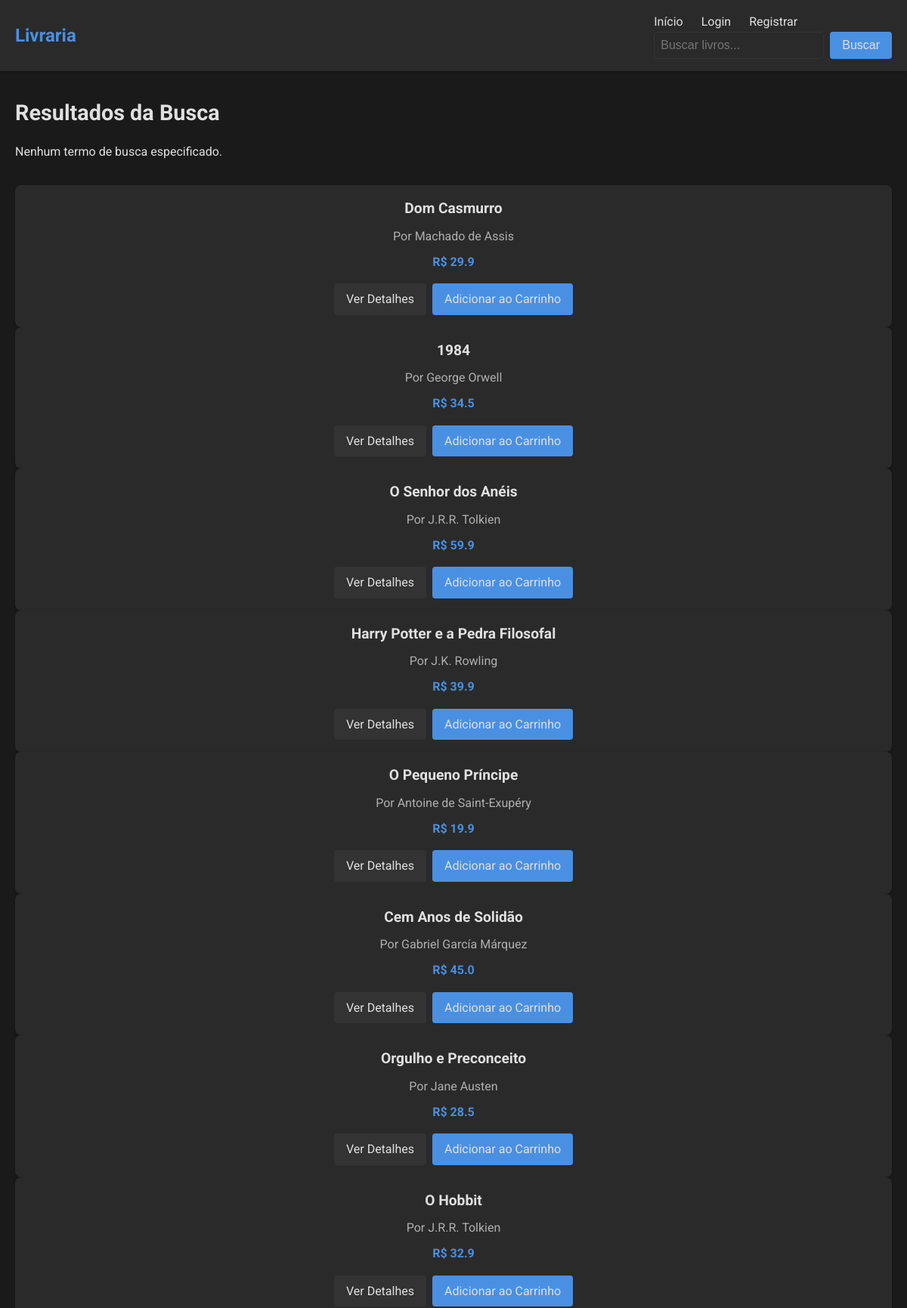
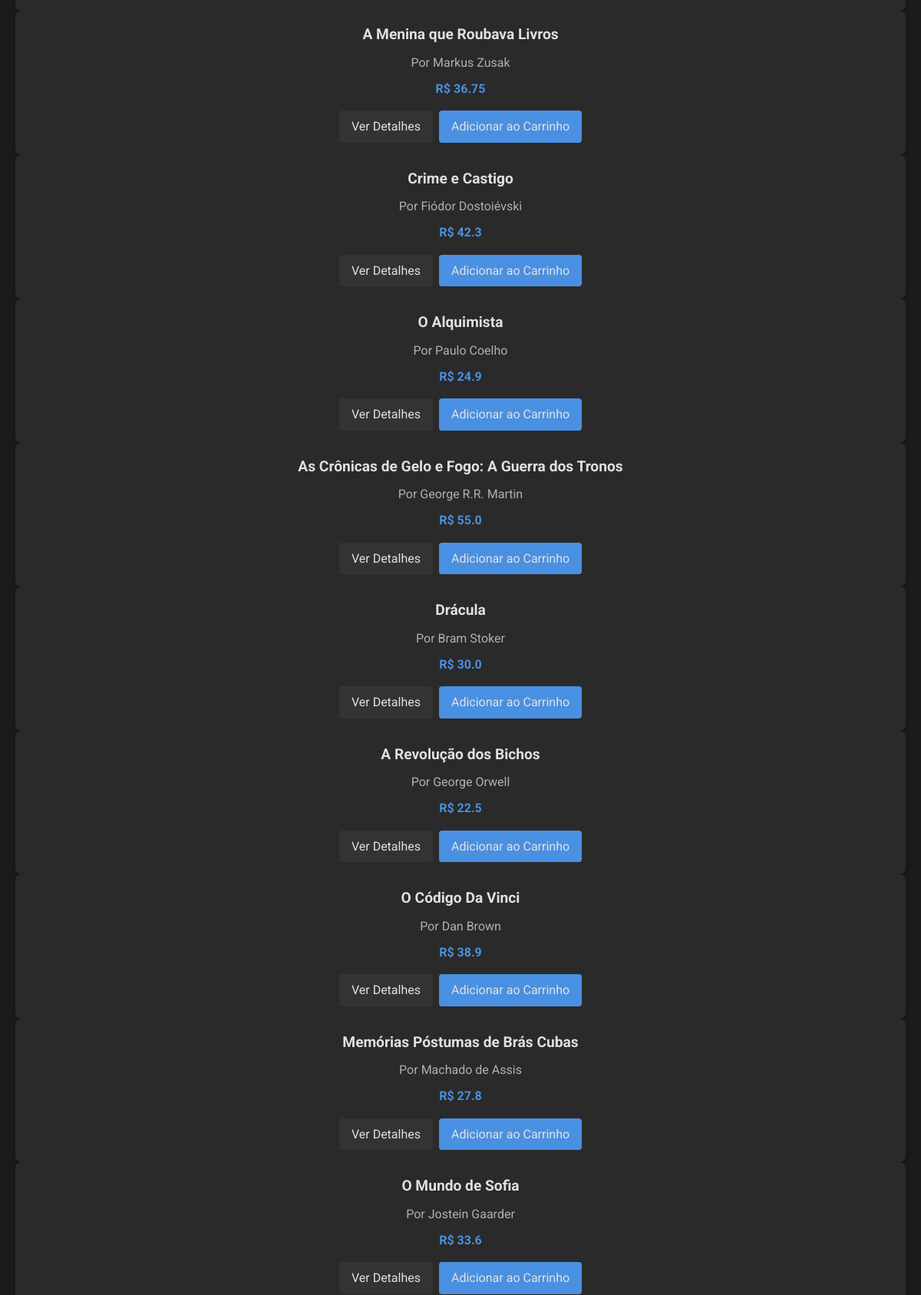
/resultados (upper part), run on the app's committed database (2 pictures, top to bottom).
### models.py (models this page shows)
class Livro(db.Model):
    __tablename__ = 'livros'
    id = db.Column(db.Integer, primary_key=True)
    titulo = db.Column(db.String(200), nullable=False)
    autor = db.Column(db.String(100), nullable=False)
    preco = db.Column(db.Float, nullable=False)
    descricao = db.Column(db.Text, nullable=True)
    sinopse = db.Column(db.Text, nullable=True)
    autor_info = db.Column(db.Text, nullable=True)

### run.py (the view, shortened to what this page needs)
@app.route('/resultados')
def resultados():
    termo = request.args.get('termo', '').lower()
    livros = Livro.query.all()  # Padrão: todos os livros
    return render_template('resultados.html', livros=livros, termo=termo)

### templates/resultados.html (shortened to what this page needs)
<!DOCTYPE html>
<html lang="pt-BR">
<head>
    <link rel="stylesheet" href="{{ url_for('static', filename='styles.css') }}">
</head>
<body>
    <header class="header">
        <div class="container">
            <h1 class="logo">Livraria</h1>
            <nav class="nav">
                <ul>
                    <li><a href="{{ url_for('index') }}">Início</a></li>
                    {% if current_user.is_authenticated %}
                        <li><a href="{{ url_for('dashboard') }}">Painel</a></li>
                        <li><a href="{{ url_for('carrinho.carrinho') }}">Carrinho</a></li>
                        <li><a href="{{ url_for('logout') }}">Logout</a></li>
                    {% else %}
                        <li><a href="{{ url_for('login') }}">Login</a></li>
                        <li><a href="{{ url_for('register') }}">Registrar</a></li>
                    {% endif %}
                </ul>
                <form class="search-form" action="{{ url_for('busca') }}" method="POST">
                    <input type="text" name="termo" placeholder="Buscar livros..." aria-label="Buscar livros" value="{{ termo }}">
                    <button type="submit" class="btn btn-primary">Buscar</button>
                </form>
            </nav>
        </div>
    </header>
    <main class="container">
        <section class="search-results">
            <h2>Resultados da Busca</h2>
            {% if termo %}
                <p>Resultados para: "{{ termo }}"</p>
            {% else %}
                <p>Nenhum termo de busca especificado.</p>
            {% endif %}
            {% if livros %}
                <div class="book-grid">
                    {% for livro in livros %}
                        <article class="book-card">
                            <h3>{{ livro.titulo }}</h3>
                            <p>Por {{ livro.autor }}</p>
                            <p class="price">R$ {{ livro.preco }}</p>
                            <div class="book-actions">
                                <a href="{{ url_for('detalhes_livro', id=livro.id) }}" class="btn btn-secondary">Ver Detalhes</a>
                                <a href="{{ url_for('carrinho.adicionar_carrinho', id=livro.id) }}" class="btn btn-primary">Adicionar ao Carrinho</a>
                            </div>
                        </article>
                    {% endfor %}
                </div>
            {% else %}
                <p>Nenhum livro encontrado.</p>
            {% endif %}
        </section>
    </main>
</body>
</html>

### static/styles.css (style rules this page uses)
* { margin: 0; padding: 0; box-sizing: border-box; }
body { font-family: 'Roboto', sans-serif; background-color: #1a1a1a; color: #e0e0e0; line-height: 1.6; }
.container { max-width: 1200px; margin: 0 auto; padding: 0 20px; }
.header { background-color: #2a2a2a; padding: 1rem 0; position: sticky; top: 0; z-index: 1000; box-shadow: 0 2px 4px rgba(0, 0, 0, 0.2); }
.header .container { display: flex; justify-content: space-between; align-items: center; }
.logo { font-size: 1.5rem; font-weight: 700; color: #4a90e2; }
.nav ul { list-style: none; display: flex; gap: 1.5rem; align-items: center; }
.nav a { color: #e0e0e0; text-decoration: none; font-size: 1rem; transition: color 0.3s; }
.search-form { display: flex; gap: 0.5rem; }
.search-form input { padding: 0.5rem; border: 1px solid #333333; border-radius: 4px; background-color: #2a2a2a; color: #e0e0e0; font-size: 1rem; }
.btn { display: inline-block; padding: 0.5rem 1rem; border: none; border-radius: 4px; text-decoration: none; font-size: 1rem; cursor: pointer; transition: background-color 0.3s; }
.btn-primary { background-color: #4a90e2; color: #e0e0e0; }
.btn-secondary { background-color: #333333; color: #e0e0e0; }
.book-grid { padding: 2rem 0; }
.book-card { background-color: #2a2a2a; padding: 1rem; border-radius: 8px; box-shadow: 0 2px 4px rgba(0, 0, 0, 0.2); text-align: center; }
.book-card h3 { font-size: 1.2rem; margin-bottom: 0.5rem; }
.book-card p { font-size: 1rem; color: #b0b0b0; margin-bottom: 0.5rem; }
.book-card .price { font-weight: 700; color: #4a90e2; }
.book-actions { display: flex; gap: 0.5rem; justify-content: center; margin-top: 1rem; }
.search-results { padding: 2rem 0; }
.search-results h2 { font-size: 1.8rem; margin-bottom: 1rem; }

### data on the page
Livro: titulo "Dom Casmurro", autor "Machado de Assis", preco "29.9"
Livro: titulo "1984", autor "George Orwell", preco "34.5"
Livro: titulo "O Senhor dos Anéis", autor "J.R.R. Tolkien", preco "59.9"
Livro: titulo "Harry Potter e a Pedra Filosofal", autor "J.K. Rowling", preco "39.9"
Livro: titulo "O Pequeno Príncipe", autor "Antoine de Saint-Exupéry", preco "19.9"
Livro: titulo "Cem Anos de Solidão", autor "Gabriel García Márquez", preco "45.0"
Livro: titulo "Orgulho e Preconceito", autor "Jane Austen", preco "28.5"
Livro: titulo "O Hobbit", autor "J.R.R. Tolkien", preco "32.9"
Livro: titulo "A Menina que Roubava Livros", autor "Markus Zusak", preco "36.75"
Livro: titulo "Crime e Castigo", autor "Fiódor Dostoiévski", preco "42.3"
Livro: titulo "O Alquimista", autor "Paulo Coelho", preco "24.9"
Livro: titulo "As Crônicas de Gelo e Fogo: A Guerra dos Tronos", autor "George R.R. Martin", preco "55.0"
Livro: titulo "Drácula", autor "Bram Stoker", preco "30.0"
Livro: titulo "A Revolução dos Bichos", autor "George Orwell", preco "22.5"
Livro: titulo "O Código Da Vinci", autor "Dan Brown", preco "38.9"
Livro: titulo "Memórias Póstumas de Brás Cubas", autor "Machado de Assis", preco "27.8"
Livro: titulo "O Mundo de Sofia", autor "Jostein Gaarder", preco "33.6"
